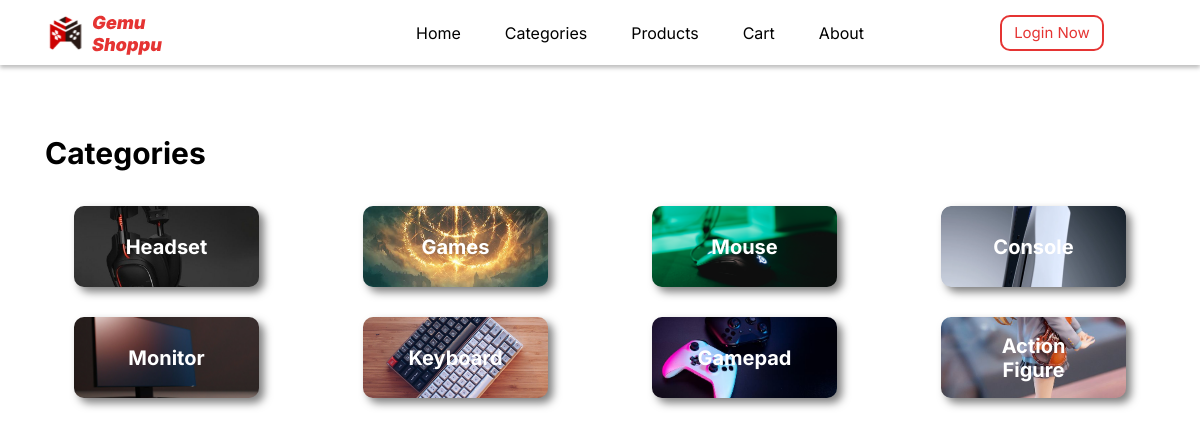
Page /categories/ on the committed database.
### myFirstApp/models.py (models this page shows, shortened)
class Categorie(models.Model):
    name = models.CharField(max_length=200, help_text='Enter a category (e.g. T-Shirt, Hoodie, etc.)')
    image = models.ImageField(upload_to='images/category/', null=True, blank=True)

### myFirstApp/views.py (the view)
# urls.py: path('categories/', views.categories, name='categories'),
def categories(request):
    categories = Categorie.objects.all()
    products = Product.objects.all()
    context = {
        "categories": categories,
        "products": products,
    }
    return render(request, 'categories.html', context)

### myFirstApp/context_processors.py (called while the page is built)
def cart_items(request):
    if request.user.is_authenticated:
        cart_items_count = Order.objects.filter(user=request.user, complete=False).count()
    else:
        cart_items_count = 0
    return {'cart_items_count': cart_items_count}

### templates/categories.html (shortened to what this page needs)
{% extends 'base.html' %}
{% block content %}
{% load static %}
<link rel="stylesheet" href="{% static '/categories.css' %}">
{% include 'navbar.html' %}
<div class="categories" id="categories">
    <div class="cat-judul">Categories</div>
    <div class="cat-list">
        {% for c in categories %}
        <a href="{% url 'category' c.pk %}">
            <div class="cat-box">
                {% if c.image %}
                <img src="{{c.image.url}}" alt="">
                {% else %}
                <img src="" alt="">
                {% endif %}
                <div class="cat-text">{{c.name}}</div>
            </div>
        </a>
        {% endfor %}
    </div>
</div>
{% endblock content %}

### templates/base.html (shortened to what this page needs)
<html lang="en">
<head>
    {% load static %}
    <link rel="stylesheet" href="https://unicons.iconscout.com/release/v4.0.0/css/line.css">
</head>
<body>
    {% block content %}{% endblock content %}
</body>
</html>

### templates/navbar.html (shortened to what this page needs)
{% load static %}
<link rel="stylesheet" href="{% static '/navbar.css' %}">
<div class="navbar">
    <div class="logo">
        <img src="{% static "img/logo.svg" %}" alt="logo">
    </div>
    <div class="features">
        <li><a href="{% url 'index' %}">Home</a></li>
        <li><a href="{% url 'categories' %}">Categories</a></li>
        <li><a href="{% url 'all_products' %}">Products</a></li>
        <li><a href="{% url 'cart' %}">Cart
        </a></li>
        <li><a href="#about">About</a></li>
    </div>
    <div class="user-icon">
        {% if request.user.is_anonymous%}
            <a href="{% url 'login' %}">
                <div class="user-icon">
                    <div class="login-button">
                        <p>Login Now</p>
                    </div>
                </div>
            </a>
        {% endif %}
    </div>
</div>

### myFirstApp/static/categories.css (style rules this page uses)
.categories { display: flex; flex-direction: column; height: 292px; margin-top: 70px; margin-bottom: 70px; }
.categories .cat-judul { width: 162px; height: 36px; font-weight: 700; font-size: 30px; line-height: 36px; color: #000000; margin-left: 45px; margin-bottom: 35px; }
.categories .cat-list { display: grid; grid-template-columns: repeat(4, minmax(0, 1fr)); grid-template-rows: repeat(2, minmax(0, 1fr)); justify-items: center; gap: 30px 164px; margin-left: 104px; margin-right: 104px; }
.cat-box { width: 185px; height: 81px; filter: drop-shadow(5px 5px 4px rgba(0, 0, 0, 0.5)); border-radius: 10px; transition: transform .2s; }
.cat-box img { width: 100%; height: 100%; object-fit: cover; border-radius: 10px; }
.cat-text { position: absolute; top: 50%; left: 50%; transform: translate(-50%, -50%); display: flex; flex-direction: column; align-items: center; justify-content: center; text-align: center; height: 100%; font-weight: 700; font-size: 20px; line-height: 24px; color: white; }

### myFirstApp/static/navbar.css (style rules this page uses)
* { margin: 0; padding: 0; font-family: 'Inter', sans-serif; text-decoration: none; }
html { scroll-behavior: smooth; }
.navbar { width: 100%; box-shadow: 0px 3px 4px rgba(0, 0, 0, 0.25); display: flex; flex-direction: row; height: 65px; }
.logo { width: 20%; display: flex; align-items: center; padding-left: 40px; }
.features { width: 60%; display: flex; list-style: none; align-items: center; justify-content: center; gap: 44px; }
.features a { font-family: 'Inter'; font-style: normal; font-weight: 400; font-size: 16px; line-height: 19px; text-align: center; color: black; }
.user-icon { display: flex; align-items: center; flex-direction: row; position: relative; }
.user-icon p { font-weight: 400; font-size: 15px; line-height: 18px; color: #E53433; cursor: default; }
.login-button { height: 32px; border: 2px solid #E53433; border-radius: 10px; display: flex; align-items: center; justify-content: center; }
.login-button p { width: 100px; font-weight: 400; font-size: 15px; line-height: 18px; color: #E53433; text-align: center; }

### rows in the picture
Categorie: image (picture), name "Headset"
Categorie: image (picture), name "Games"
Categorie: image (picture), name "Mouse"
Categorie: image (picture), name "Console"
Categorie: image (picture), name "Monitor"
Categorie: image (picture), name "Keyboard"
Categorie: image (picture), name "Gamepad"
Categorie: image (picture), name "Action Figure"
